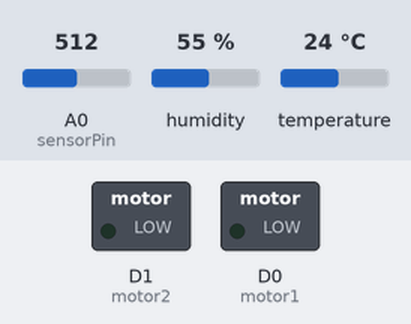
A sketch run on a simulated ESP8266 (NodeMCU). Parts: switched loads named in the sketch (green lamp = pin HIGH). Inputs (shaded band) come from the test bench; at power-on: A0 (sensorPin) = 512, humidity 55 %, temperature 24 °C. WiFi joins after 1.5 s; servers stay silent unless stated; web services answer with replies made up by the test bench; pins used as bus, display or sensor lines are not drawn; what the sketch prints to the serial monitor is not drawn.

Above: at 0.1 s.
At 11.8 s:
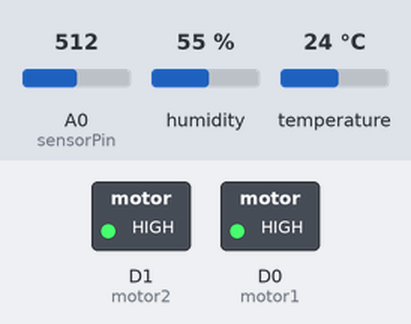
Timing chart, 0 to 13.3 s (numbered marks = the images above):
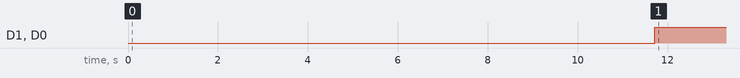

Measured:
- by itself, D1 (motor2), D0 (motor1): LOW → HIGH at 11.7 s

The sketch:

hydrophonic_system.ino
```cpp
#include <DHT.h>
#include <ESP8266WiFi.h>
#include <WiFiClient.h>
#include <ESP8266HTTPClient.h>

#define DHTTYPE DHT22
#define motor1 D0
#define motor2 D1
#define DHTPIN D2
#define sensorPower D3
#define sensorPin A0


DHT dht(DHTPIN, DHTTYPE);

const char* ssid = "YOUR_SSID"; // Replace with your Wi-Fi network SSID
const char* password = "YOUR_PASSWORD"; // Replace with your Wi-Fi network password

const String baseURL = "http://api.thingspeak.com/update?api_key=APIKEY&field1="; // Replace APIKEY with your ThingSpeak API key

void setup() {
  Serial.begin(115200);
  pinMode(motor1, OUTPUT);
  pinMode(motor2, OUTPUT);
  pinMode(sensorPower, OUTPUT);
  dht.begin();
  digitalWrite(sensorPower, LOW);
  WiFi.disconnect();
  delay(2000);
  Serial.print("Start connection");
  WiFi.begin(ssid, password);
  while (!(WiFi.status() == WL_CONNECTED)) {
    delay(500);
    Serial.print("..");
  }
  Serial.println("Connected");
}

void loop() {
  float temperature = dht.readTemperature(); // Read temperature from the sensor
  float humidity = dht.readHumidity(); // Read humidity from the sensor
  Serial.print("Temperature: ");
  Serial.print(temperature);
  Serial.print("°C  Humidity: ");
  Serial.print(humidity);
  Serial.println("%");
  delay(2000);
  Serial.print("Analog output: ");
  int val = readSensor();
  Serial.println(val);
  delay(1000);
  sendData(temperature, humidity, val);

  if (val > 20) {
    digitalWrite(motor1, HIGH);
    digitalWrite(motor2, HIGH);
  }
}

int readSensor() {
  digitalWrite(sensorPower, HIGH); // Turn the sensor ON
  delay(10); // Allow power to settle
  int val = analogRead(sensorPin); // Read the analog value from the sensor
  digitalWrite(sensorPower, LOW); // Turn the sensor OFF
  return val;
}

void sendData(float t, float h, int val) {
  WiFiClient client;
  HTTPClient http;
  String url = baseURL + String(t) + "&field2=" + String(h) + "&field3=" + String(val);
  http.begin(client, url);
  int responseCode = http.GET();
  String data = http.getString();
  Serial.println(data);
  http.end();
  delay(5000);
}
```
